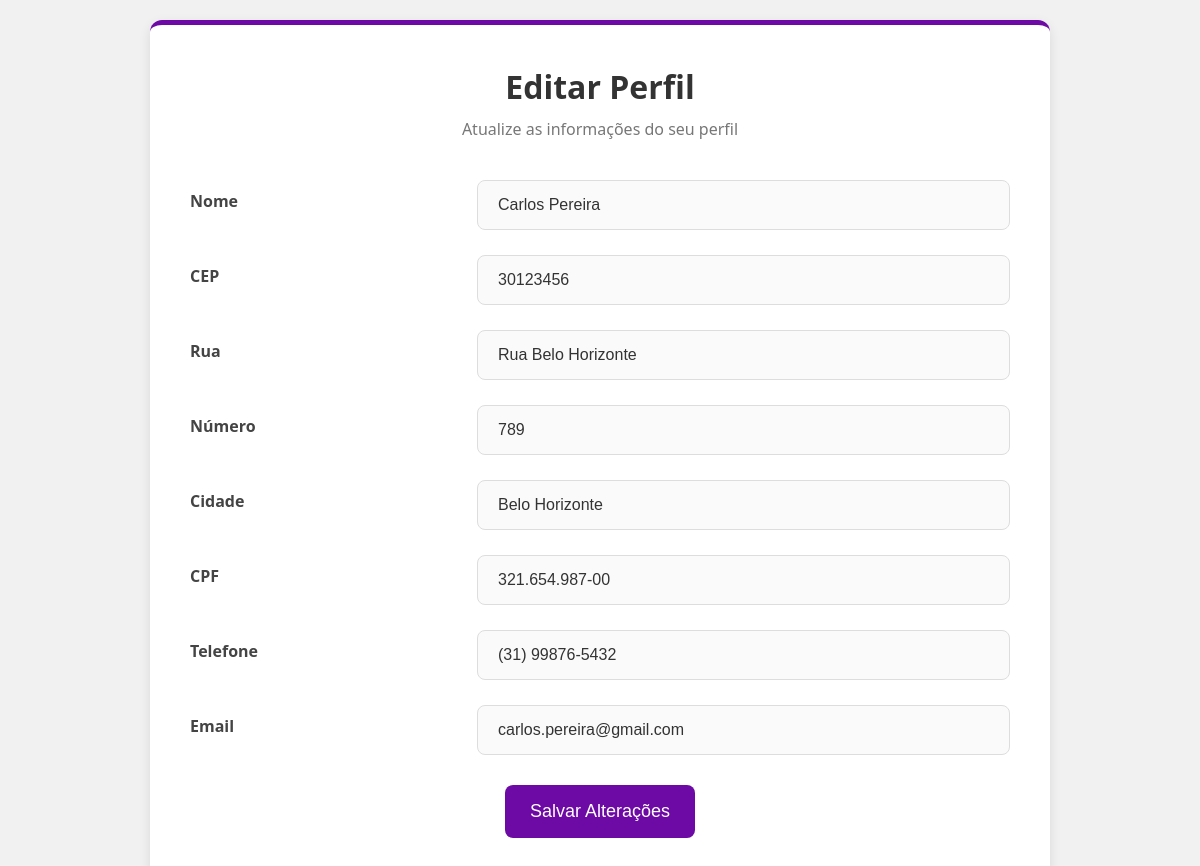
Screenshot of /PHP/editar_perfil.php?id=29 (signed in) with the database file from the repository.
### tables this page shows
CREATE TABLE IF NOT EXISTS `usuario` (
  `cod_usuario` int(11) NOT NULL AUTO_INCREMENT,
  `cod_not` int(11) DEFAULT NULL,
  `senha` varchar(20) DEFAULT NULL,
  `email` varchar(100) DEFAULT NULL,
  `nivel` int(1) unsigned DEFAULT 1,
  `ativo` tinyint(1) DEFAULT 1,
  `cadastro` date DEFAULT NULL,
  `foto` varchar(50) DEFAULT NULL,
  `cpf` varchar(50) DEFAULT NULL,
  `tel` varchar(50) NOT NULL DEFAULT '',
  `nome` varchar(50) DEFAULT NULL,
  `cep` int(11) DEFAULT NULL,
  `endereco` varchar(50) DEFAULT NULL,
  `numero` int(11) DEFAULT NULL,
  `cidade` varchar(50) DEFAULT NULL,
  PRIMARY KEY (`cod_usuario`),
  KEY `fk_not` (`cod_not`),
  CONSTRAINT `fk_not` FOREIGN KEY (`cod_not`) REFERENCES `notificacoes` (`cod_not`)
);

### PHP/editar_perfil.php (the view, shortened to what this page needs)
<?php
    $cod_usuario = $_SESSION['UsuarioID'];
    if (isset($_GET['id'])) {
        $id_usuario = $_GET['id'];
    } else {
        die("Erro: Nenhum ID de loja fornecido.");
    }
    $host = 'localhost';
    $dbname = 'web_shoppe';
    $user = 'root';
    $password = '';
    try {
        $pdo = new PDO("mysql:host=$host;dbname=$dbname;charset=utf8mb4", $user, $password);
        $pdo->setAttribute(PDO::ATTR_ERRMODE, PDO::ERRMODE_EXCEPTION);
        $query = "SELECT *
                FROM usuario
                WHERE cod_usuario = :cod_usuario";
        $stmt = $pdo->prepare($query);
        $stmt->bindParam(':cod_usuario', $id_usuario, PDO::PARAM_INT);
        $stmt->execute();
        $edit = $stmt->fetch(PDO::FETCH_ASSOC);
    } catch (PDOException $e) {
        die("Erro na conexão: " . $e->getMessage());
    }
    ?>
    <!DOCTYPE html>
    <html lang="pt-BR">
    <head>
        <link href="https://cdnjs.cloudflare.com/ajax/libs/font-awesome/6.0.0-beta3/css/all.min.css" rel="stylesheet">
    </head>
    <body>
        <div class="container">
            <div class="header">
                <h1>Editar Perfil</h1>
                <p>Atualize as informações do seu perfil</p>
            </div>
            <form action="editar_perfil.php?id=<?= $cod_usuario ?>" method="POST">
                <div class="form-group">
                    <label for="nome">Nome</label>
                    <input type="text" name="nome" id="nome" value="<?= htmlspecialchars($edit['nome']) ?>" required>
                </div>
                <div class="form-group">
                    <label for="cep">CEP</label>
                    <input type="text" name="cep" id="cep" value="<?= htmlspecialchars($edit['cep']) ?>" required>
                </div>
                <div class="form-group">
                    <label for="rua">Rua</label>
                    <input type="text" name="endereco" id="endereco" value="<?= htmlspecialchars($edit['endereco']) ?>" required>
                </div>
                <div class="form-group">
                    <label for="numero">Número</label>
                    <input type="text" name="numero" id="numero" value="<?= htmlspecialchars($edit['numero']) ?>" required>
                </div>
                <div class="form-group">
                    <label for="cidade">Cidade</label>
                    <input type="text" name="cidade" id="cidade" value="<?= htmlspecialchars($edit['cidade']) ?>" required>
                </div>
                <div class="form-group">
                    <label for="cpf">CPF</label>
                    <input type="text" name="cpf" id="cpf" value="<?= htmlspecialchars($edit['cpf']) ?>" required>
                </div>
                <div class="form-group">
                    <label for="tel">Telefone</label>
                    <input type="text" name="tel" id="tel" value="<?= htmlspecialchars($edit['tel']) ?>" required>
                </div>
                <div class="form-group">
                    <label for="email">Email</label>
                    <input type="email" name="email" id="email" value="<?= htmlspecialchars($edit['email']) ?>" required>
                </div>
                <div class="footer">
                    <button type="submit">Salvar Alterações</button>
                </div>
            </form>
        </div>
    </body>
    </html>

### PHP/editar_perfil.php (style rules this page uses)
* { margin: 0; padding: 0; box-sizing: border-box; }
body { font-family: 'Segoe UI', Tahoma, Geneva, Verdana, sans-serif; background-color: #f1f1f1; display: flex; justify-content: center; align-items: center; min-height: 100vh; padding: 20px; }
.container { background-color: #ffffff; width: 100%; max-width: 900px; border-radius: 12px; box-shadow: 0 4px 12px rgba(0, 0, 0, 0.1); padding: 40px; overflow: hidden; border-top: 5px solid #6D09A4; }
.header { text-align: center; margin-bottom: 40px; }
.header h1 { font-size: 32px; color: #333; font-weight: 700; margin-bottom: 10px; }
.header p { font-size: 16px; color: #777; margin-top: 5px; }
.form-group { margin-bottom: 25px; display: flex; align-items: center; justify-content: space-between; position: relative; }
.form-group label { font-size: 16px; font-weight: 600; color: #444; margin-bottom: 8px; width: 30%; }
.form-group input, .form-group select { width: 65%; padding: 15px 20px; border-radius: 8px; border: 1px solid #ddd; background-color: #fafafa; font-size: 16px; color: #333; outline: none; transition: border-color 0.3s ease, background-color 0.3s ease; }
.form-group input::placeholder, .form-group select::placeholder { color: #aaa; }
.footer { text-align: center; margin-top: 30px; }
.footer button { background-color: #6D09A4; color: #fff; padding: 16px 25px; border: none; border-radius: 8px; font-size: 18px; cursor: pointer; transition: background-color 0.3s ease, transform 0.3s ease; }

### rows the page displays
usuario: nome "Carlos Pereira", cep "30123456", endereco "Rua Belo Horizonte", numero "789", cidade "Belo Horizonte", cpf "321.654.987-00", tel "(31) 99876-5432", email "carlos.pereira@gmail.com"
